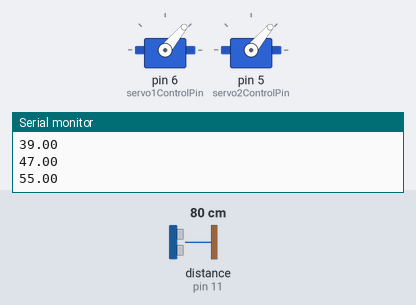
This sketch was run on a simulated Arduino Uno, built with avr-gcc and run on an emulated ATmega328P. Shown: 2 × servo, the last lines printed to the serial monitor. Wiring (inferred from the names in the program): ultrasonic range finder: trigger pin 13; echo pin 11. The inputs (shaded band) are chosen by the test bench; at power-on: distance to the obstacle (sensor on pin 11) 80 cm. The echo pulse lasts 58.3 µs per cm.

Above: at 1.2 s.
1.3 s: distance to the obstacle (sensor on pin 11) set to 18 cm
At 1.56 s:
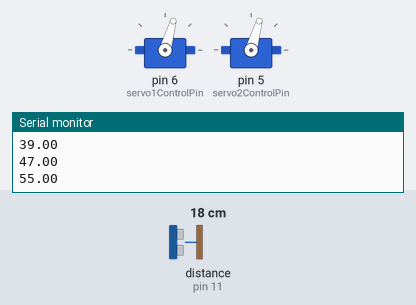
4.8 s: distance to the obstacle (sensor on pin 11) set to 120 cm
At 5.12 s:
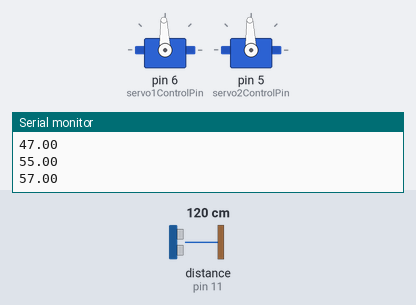
Timing chart, 0 to 14.8 s (numbered marks = the images above; inputs shaded):
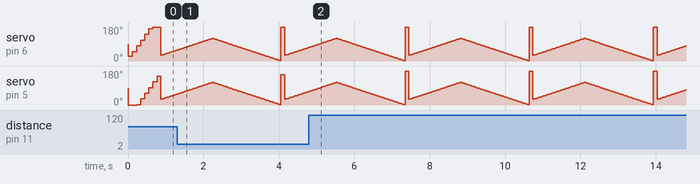

The sketch:

sketchUltrasonicSensor_servos.ino
```cpp
#include <Servo.h>  //Load Servo Library
int trigPin = 13; //Sensor Trip pin connected to Arduino pin 13
int echoPin = 11; //Sensor Echo pin connected to Arduino pin 11
int servo1ControlPin = 6; //Servo control line is connected to pin 6
int servo2ControlPin = 5; //Servo control line is connected to pin 6
int pos;

#define filterSamples   12  // filterSamples should  be an odd number, no smaller than 3
float ultrasoundSmoothArray[filterSamples];   // array for holding raw sensor values for ultrasound sensor

float pingTime;  //Duration = time for ping to travel from sensor to target and return
float targetDistance; //Distance to Target in cm
float speedOfSound = 343; //Speed of sound in meters per second when temp is 20 degrees
float servo1Angle = 90; //Variable for the value we want to set servo1 to
float servo2Angle = 90; //Variable for the value we want to set servo2 to
Servo myPointer1;  //Create a servo object called myPointer
Servo myPointer2;

void setup() {
  // put your setup code here, to run once:
  Serial.begin(9600);
  pinMode(servo1ControlPin, OUTPUT);
  pinMode(servo2ControlPin, OUTPUT);
  pinMode(trigPin, OUTPUT);
  pinMode(echoPin, INPUT);

  myPointer1.attach(servo1ControlPin); //Tell arduino where the servo1 is attached
  myPointer2.attach(servo2ControlPin); //Tell arduino where the servo2 is attached
}

void loop() {
  // put your main code here, to run repeatedly:
  digitalWrite(trigPin, LOW); //Set trigger pin low
  delayMicroseconds(2000); //Let signal settle
  digitalWrite(trigPin, HIGH); //Set trigPin high
  delayMicroseconds(15); //Delay in high state
  digitalWrite(trigPin, LOW); //ping has now been sent
  delayMicroseconds(10); //Delay in low state

  pingTime = pulseIn(echoPin, HIGH, 20000);  //pingTime is presented in microceconds CAMBIAR SI NO FUNCIONA
  pingTime = pingTime / 1000000; //Convert pingTime to seconds by dividing by 1000000 (microseconds in a second)
  targetDistance = speedOfSound * pingTime; //This will be in meters per second
  targetDistance = targetDistance / 2; //Remember ping travels to target and back from target, so you must divide by 2 for actual target distance
  targetDistance = targetDistance * 100; //Convert meters to centimeters

  //Pass to function the current RAW ultrasound reading and the accumulator array of previous RAW values
  targetDistance = addValueAndSmooth(targetDistance, ultrasoundSmoothArray);

  //  Serial.print("The Distance to Target is: ");
  //  Serial.print(targetDistance);
  //  Serial.println(" cm");

  Serial.println(targetDistance); // Processing serial port

  //servo1Angle = (150/42) * targetDistance + 15; //Calculate Servo Angle from targetDistance
  servo1Angle = map(targetDistance, 3, 24, 35, 115);
  myPointer1.write(servo1Angle); //write servoAngle to the servo1
  //  Serial.println(servo1Angle);

  //servo2Angle = (150/42) * targetDistance + 15; //Calculate Servo Angle from targetDistance
  servo2Angle =  map(targetDistance, 24, 45, 35, 115);
  myPointer2.write(servo2Angle); //write servoAngle to the servo2
  //  Serial.println(servo2Angle);

  delay(100); //delay tenth of a second to slow things down a little

  if (targetDistance >= 48) {
    //Serial.write(0);
    for (pos = 30; pos < 120; pos += 1) // avanza de 0 a 180 grados
    { myPointer1.write(pos); // mueve a la posición de la variable 'pos'
      myPointer2.write(pos); // mueve a la posición de la variable 'pos'
      delay(15); // espera 15ms
    }
    for (pos = 120; pos >= 1; pos -= 1) // va de 180 a 0 grados
    {
      myPointer1.write(pos);
      myPointer2.write(pos);
      delay(15);
    }
  }
}

float addValueAndSmooth(float rawIn, float *sensSmoothArray) {    // "int *sensSmoothArray" passes an array to the function - the asterisk indicates the array name is a pointer
  int j, k, temp, top, bottom;
  long total;
  static int i;
  // static int raw[filterSamples];
  static float sorted[filterSamples];
  boolean done;

  i = (i + 1) % filterSamples;    // increment counter and roll over if necc. -  % (modulo operator) rolls over variable
  sensSmoothArray[i] = rawIn;                 // input new data into the oldest slot

  // Serial.print("raw = ");

  for (j = 0; j < filterSamples; j++) { // transfer data array into anther array for sorting and averaging
    sorted[j] = sensSmoothArray[j];
  }

  done = 0;                // flag to know when we're done sorting
  while (done != 1) {      // simple swap sort, sorts numbers from lowest to highest
    done = 1;
    for (j = 0; j < (filterSamples - 1); j++) {
      if (sorted[j] > sorted[j + 1]) {    // numbers are out of order - swap
        temp = sorted[j + 1];
        sorted [j + 1] =  sorted[j] ;
        sorted [j] = temp;
        done = 0;
      }
    }
  }

  /*
    for (j = 0; j < (filterSamples); j++){    // print the array to debug
      Serial.print(sorted[j]);
      Serial.print("   ");
    }
    Serial.println();
  */

  // throw out top and bottom 15% of samples - limit to throw out at least one from top and bottom
  bottom = max(((filterSamples * 15)  / 100), 1);
  top = min((((filterSamples * 85) / 100) + 1  ), (filterSamples - 1));   // the + 1 is to make up for asymmetry caused by integer rounding
  k = 0;
  total = 0;
  for ( j = bottom; j < top; j++) {
    total += sorted[j];  // total remaining indices
    k++;
    // Serial.print(sorted[j]);
    // Serial.print("   ");
  }

  //  Serial.println();
  //  Serial.print("average = ");
  //  Serial.println(total/k);
  return total / k;    // divide by number of samples
}
```
